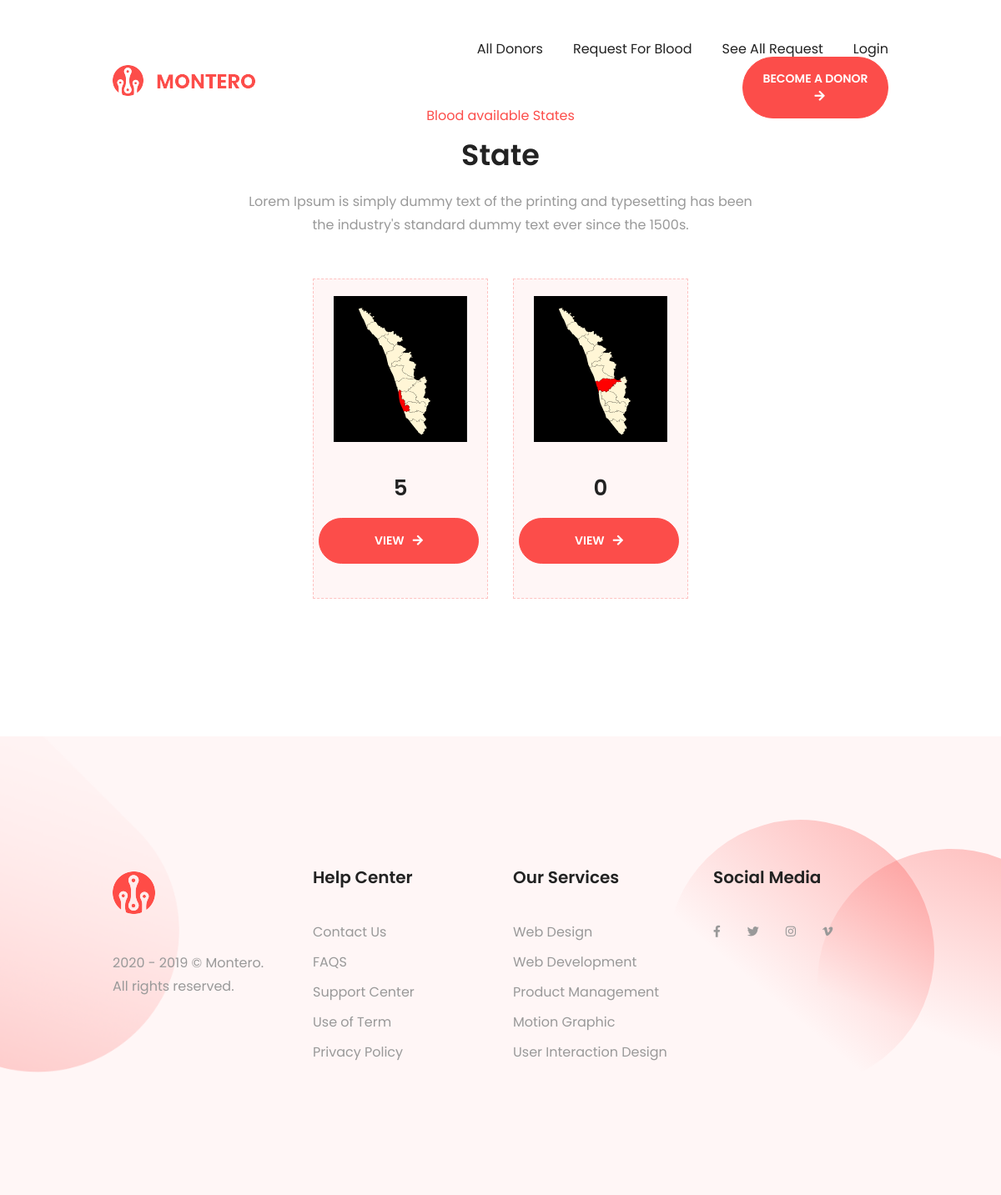
The page /allcountry on the database its author committed.
### home/models.py (models this page shows, shortened)
class State(models.Model):
    name = models.CharField(max_length=30)
    stateimage = models.ImageField(upload_to="")

### home/views.py (the view)
# urls.py: path("allcountry", views.allcountry, name="allcountry"),
def allcountry(request):
    all_Country = State.objects.annotate(total=Count('donor'))
    return render(request, "country.html",{'all_group':all_Country,})

### templates/country.html
{% extends 'base.html' %}
{% load static %}
{%block content%}
<br>
<br>
<br>
<section class="priceBlock text-center pt-9 pb-12 pb-sm-15 pb-md-20 pb-lg-25 pb-xl-32">
    <div class="container">
        <div class="row">
            <div class="col-12 col-md-10 offset-md-1 col-lg-8 offset-lg-2 col-xl-6 offset-xl-3">
                <header class="header mb-8 mb-md-10 mb-xl-13">
                    <h4 class="px-lg-20 px-xl-10">
                        <strong class="h6 mb-2 mb-sm-3 d-block text-primary font-weight-normal">Blood available States</strong>
                        <strong class="h3 d-block mb-4 mb-xl-5"> State</strong>
                    </h4>
                    <p>Lorem Ipsum is simply dummy text of the printing and typesetting has been the industry's standard dummy text ever since the 1500s.</p>
                </header>
            </div>
        </div>
        <div class="row justify-content-center">
            {% for i in all_group %}
            <div class="col-12 col-sm-3 col-lg-3">
                <article class="priceColumeBLock px-3 py-4 p-md-4 pb-md-6 mb-8" data-colorBdr="primary">
                    <span class="d-block imgHolder mx-auto mb-sm-5 mb-md-8 mb-xl-12">
                        <a href="/city_list/{{i.id}}/"><img src="{{i.stateimage.url}}" class="img-fluid" alt="Brand Logo"></a>
                    </span>
                    <h5 class="h4 text-capitalize mb-4">{{i.total}}</h5>
                    <a href="/city_list/{{i.id}}/" class="btn btn-primary rounded-pill text-uppercase fwSemibold">View<span class="fas fa-arrow-right ml-2"></span></a>
                </article>
            </div>
            {% endfor %}
        </div>
    </div>
</section>
{%endblock%}

### static/style.css (style rules this page uses)
body { -ms-overflow-style: scrollbar; min-width: 320px; }
@media (min-width: 576px) { body { font-size: 16px; } }
@media (min-width: 768px) { body { line-height: 28px; } }
@media (min-width: 576px) { h3, .h3 { font-size: 28px; } }
@media (min-width: 992px) { h3, .h3 { font-size: 35px; } }
@media (min-width: 576px) { h4, .h4 { font-size: 26px; } }
@media (min-width: 768px) { h4, .h4 { font-size: 30px; } }
.fwSemibold { font-weight: 600; }
.header .h3 { line-height: 35px; }
@media (min-width: 576px) { .header .h3 { line-height: 38px; } }
@media (min-width: 992px) { .header .h3 { line-height: 45px; } }
.priceColumeBLock { border: 1px dashed rgba(252, 77, 74, 0.3); background-color: rgba(252, 77, 74, 0.05); }
.priceColumeBLock .imgHolder { max-width: 212px; max-height: 216px; }
@media (min-width: 576px) { .priceColumeBLock .imgHolder { max-width: 178px; max-height: 182px; } }
@media (min-width: 992px) { .priceColumeBLock .imgHolder { max-width: 198px; max-height: 202px; } }
.priceColumeBLock .btn { min-width: 100px; padding-top: 16px; padding-bottom: 16px; margin-bottom: 11px; color: #fff; margin-left: -14px; }
@media (min-width: 768px) { .priceColumeBLock .btn { min-width: 192px; } }
@media (min-width: 992px) and (max-width: 1229.98px) { .priceColumeBLock .h4 { font-size: 26px; } }

### rows shown on the page
State: stateimage (picture), total "5"
State: stateimage (picture), total "0"
